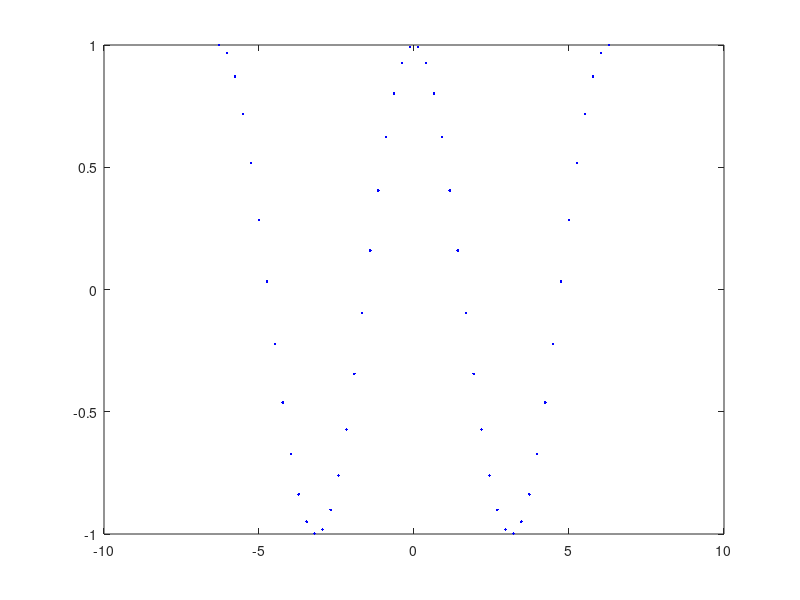

Recreate this plot in MATLAB.
function fit_Polynomial_Series()

N = 50;
xData = linspace(-2*pi, 2*pi, N);
yData = cos(xData)';
err = 0;
tol = 1e-5;

for i = 1:length(xData) 
    A(i,:) = [ 1 xData(i) xData(i)^2 xData(i)^3 xData(i)^4 xData(i)^5 xData(i)^6 xData(i)^7 xData(i)^8 xData(i)^9 xData(i)^10 xData(i)^11];
end

bvec = inv(A.'* A) * A.'* yData;

for j = 1:12
    k = bvec(j) * xData(j);
end

while err>tol
    err = yData - A * bvec;
end

plot(xData, yData, '.b', 'MarkerSize', 6);